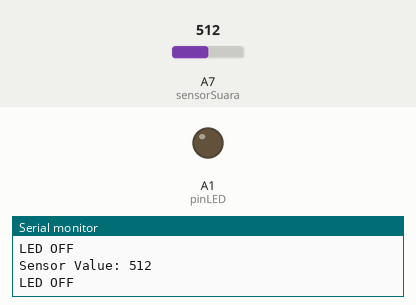
Recording of a sketch running on a simulated Arduino Nano, built with avr-gcc and run on an emulated ATmega328P. On the bench: output pins drawn as LEDs (lit = HIGH), the last lines printed to the serial monitor. The inputs (shaded band) are chosen by the test bench; at power-on: A7 (sensorSuara) = 512. EEPROM starts erased.

Above: at 1.2 s.
1.3 s: A7 (sensorSuara) set to 793
2.8 s: A7 (sensorSuara) set to 814
At 3.8 s:
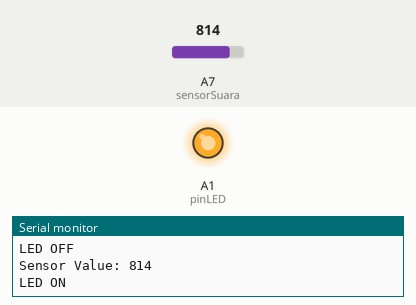
Timing chart, 0 to 5.8 s (numbered marks = the images above; inputs shaded):
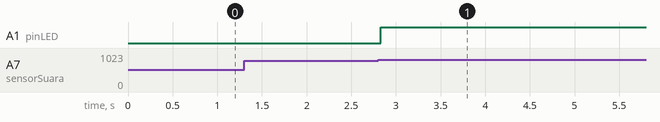

Measured:
- the behaviour switches between 800 and 801 on A7 (sensorSuara) (found by bisection; images 0 and 1)
- after the input at 2.8 s, A1 (pinLED): LOW → HIGH at once

The sketch:

relay_wfa.ino
```cpp
#include <EEPROM.h>

int sensorSuara = A7; // Input Analog Dari sensor Suara
int pinLED = A1; //Ke BASIS TR BC547

const int ALAMAT_MAGIC = 0;          // Alamat EEPROM penanda data valid
const int ALAMAT_BOOT = 1;           // Alamat EEPROM jumlah booting (2 byte)
const byte NILAI_MAGIC = 0xA5;       // Penanda EEPROM sudah diinisialisasi
const unsigned int BATAS_BOOT = 3000; // Lebih dari ini alat tidak berfungsi

bool alatTerkunci = false;

void setup() {
  Serial.begin(9600); // Memulai komunikasi serial dengan baud rate 9600
  pinMode(pinLED, OUTPUT);
  digitalWrite(pinLED, LOW);
  pinMode(sensorSuara, INPUT);

  // Inisialisasi EEPROM saat pertama kali dipakai
  if (EEPROM.read(ALAMAT_MAGIC) != NILAI_MAGIC) {
    EEPROM.put(ALAMAT_BOOT, (unsigned int)0);
    EEPROM.write(ALAMAT_MAGIC, NILAI_MAGIC);
  }

  unsigned int jumlahBoot;
  EEPROM.get(ALAMAT_BOOT, jumlahBoot);

  // Berhenti menambah setelah melewati batas agar EEPROM tidak aus
  if (jumlahBoot <= BATAS_BOOT) {
    jumlahBoot++;
    EEPROM.put(ALAMAT_BOOT, jumlahBoot);
  }

  Serial.print("Jumlah Boot: ");
  Serial.println(jumlahBoot);

  if (jumlahBoot > BATAS_BOOT) {
    alatTerkunci = true;
    Serial.println("Batas boot terlampaui, alat tidak berfungsi");
  }
}

void loop() {
  if (alatTerkunci) {
    digitalWrite(pinLED, LOW); // Relay tetap mati
    return;
  }

  int sensorValue = analogRead(sensorSuara);
  Serial.print("Sensor Value: "); // Menampilkan teks "Sensor Value: " di serial monitor
  Serial.println(sensorValue); // Menampilkan nilai sensor di serial monitor

  if (sensorValue > 800) { // Sesuaikan nilai threshold sesuai kebutuhan
    digitalWrite(pinLED, HIGH);
    Serial.println("LED ON"); // Menampilkan teks "LED ON" di serial monitor
    delay(10000);
  } else {
    digitalWrite(pinLED, LOW);
    Serial.println("LED OFF"); // Menampilkan teks "LED OFF" di serial monitor
  }

  delay(100); // Menambahkan sedikit delay agar serial monitor lebih mudah dibaca
}
```
